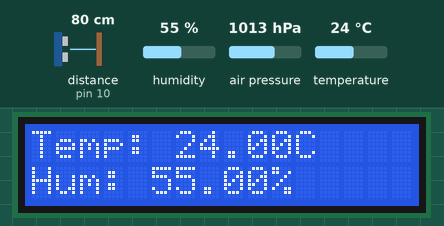
Recording of a sketch running on a simulated Arduino Uno, built with avr-gcc and run on an emulated ATmega328P. Parts: 16×2 character LCD. Wiring (inferred from the names in the program): ultrasonic range finder: trigger pin 9; echo pin 10. The inputs (shaded band) are chosen by the test bench; at power-on: distance to the obstacle (sensor on pin 10) 80 cm, temperature 24 °C, humidity 55 %, air pressure 1013 hPa. The echo pulse lasts 58.3 µs per cm.

Above: at 1.2 s.
1.3 s: distance to the obstacle (sensor on pin 10) set to 2 cm
At 3.3 s:
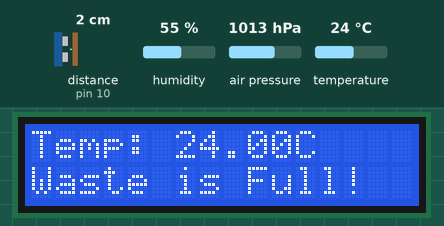
3.6 s: temperature set to 12 °C
At 6.0 s:
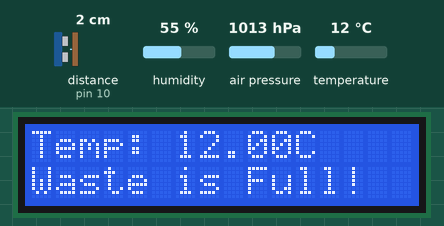
6.7 s: distance to the obstacle (sensor on pin 10) set to 9 cm
At 9.4 s:
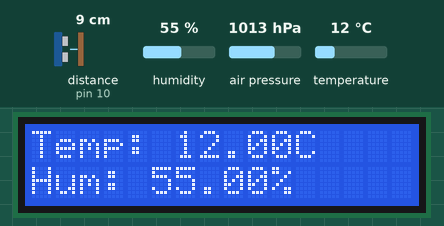
9.7 s: humidity set to 22 %
At 10.9 s:
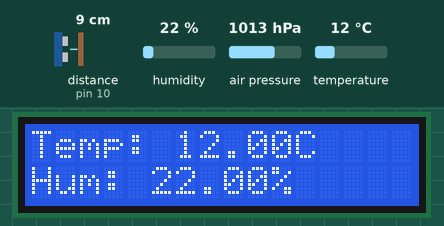
11.8 s: humidity set to 40 %
At 13.5 s:
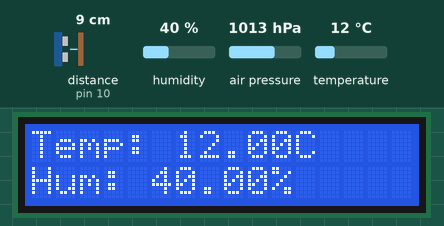
13.8 s: temperature set to 19 °C
At 14.9 s:
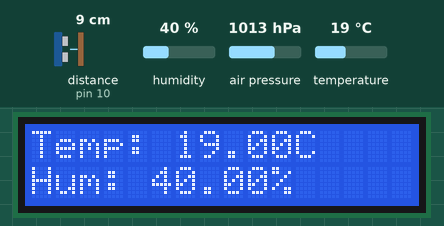
Timing chart, 0 to 16.8 s (numbered marks = the images above; inputs shaded):
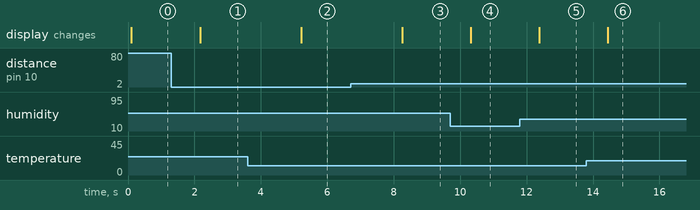

Measured:
- after the input at 1.3 s, the display: changes after 0.88 s (image 1)
- after the input at 3.6 s, the display: changes after 1.6 s (image 2)
- after the input at 6.7 s, the display: changes after 1.6 s (image 3)
- after the input at 9.7 s, the display: changes after 0.62 s (image 4)
- after the input at 11.8 s, the display: changes after 0.58 s (image 5)
- after the input at 13.8 s, the display: changes after 0.64 s (image 6)

The sketch:

car_entry.ino
```cpp
#include <Wire.h>
#include <Adafruit_Sensor.h>
#include <Adafruit_BME280.h>
#include <LiquidCrystal_I2C.h>

// Create instances for BME280 and LCD
Adafruit_BME280 bme; // I2C
LiquidCrystal_I2C lcd(0x27, 16, 2); // Change 0x27 to your LCD's I2C address if needed

// Define pins for ultrasonic sensor
const int trigPin = 9;
const int echoPin = 10;

// Define distance threshold
const int distanceThreshold = 4; // in cm

void setup() {
  // Initialize serial communication for debugging
  Serial.begin(9600);

  // Initialize the BME280 sensor
  if (!bme.begin(0x76)) { // Change to 0x76 if needed
    Serial.println("Could not find a valid BME280 sensor, check wiring!");
    while (1);
  }

  // Initialize the ultrasonic sensor pins
  pinMode(trigPin, OUTPUT);
  pinMode(echoPin, INPUT);

  // Initialize the LCD
  lcd.begin();
  lcd.backlight();
}

void loop() {
  // Read distance from ultrasonic sensor
  long duration, distance;
  digitalWrite(trigPin, LOW);
  delayMicroseconds(2);
  digitalWrite(trigPin, HIGH);
  delayMicroseconds(10);
  digitalWrite(trigPin, LOW);
  duration = pulseIn(echoPin, HIGH);
  distance = duration * 0.034 / 2;

  // Read BME280 sensor values
  float temperature = bme.readTemperature();
  float humidity = bme.readHumidity();
  float pressure = bme.readPressure() / 100.0F; // Convert to hPa

  // Display readings on the LCD
  lcd.clear();
  lcd.setCursor(0, 0);
  lcd.print("Temp: ");
  lcd.print(temperature);
  lcd.print("C");

  lcd.setCursor(0, 1);
  lcd.print("Hum: ");
  lcd.print(humidity);
  lcd.print("%");

  // Check if waste is full
  if (distance <= distanceThreshold) {
    lcd.setCursor(0, 1);
    lcd.print("Waste is Full!");
    delay(2000); // Display message for 2 seconds
  }

  delay(1000); // Update every second
}
```
